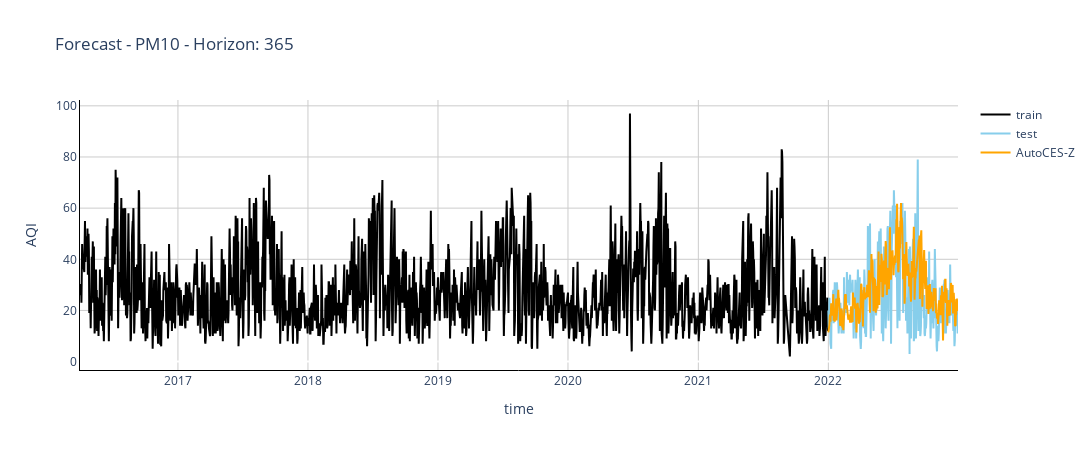
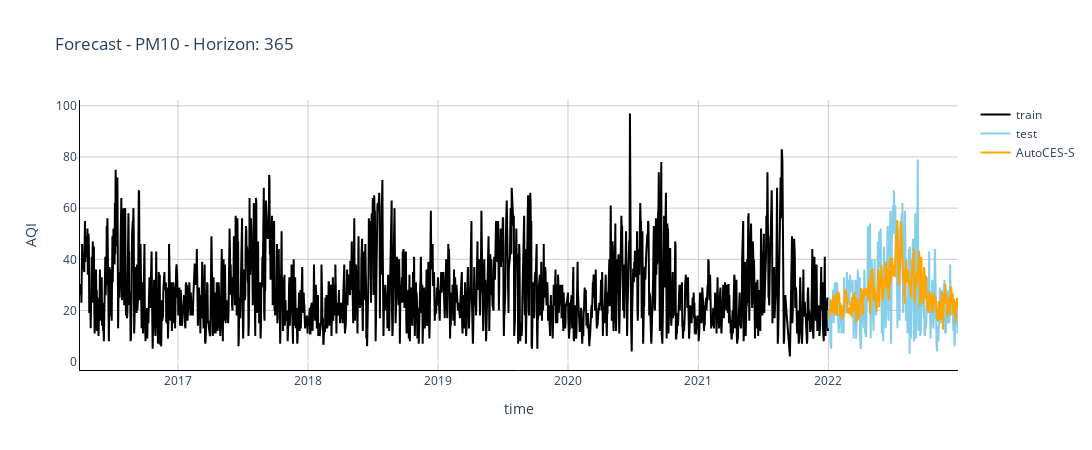
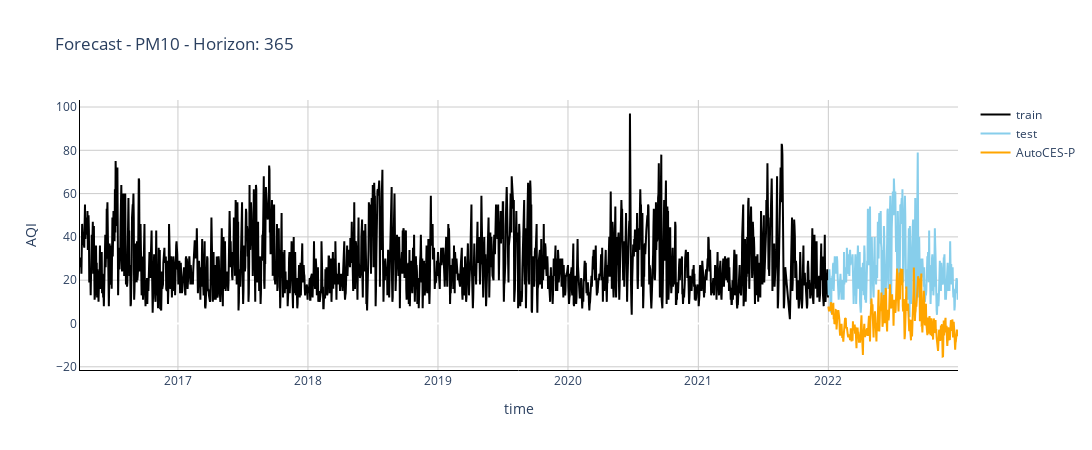
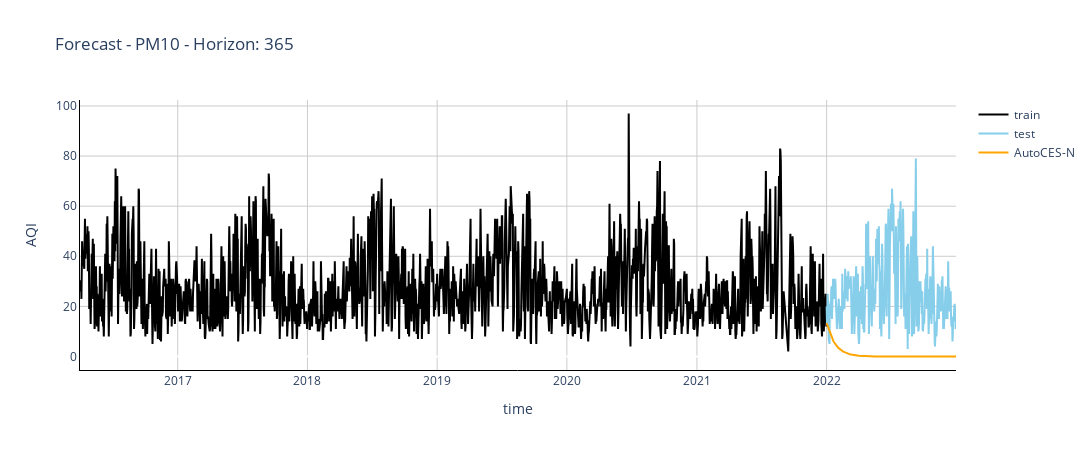

The notebook cell these images were saved under, in order:
### Code cell
from statsforecast import StatsForecast
from statsforecast.models import AutoARIMA, AutoCES, AutoETS, AutoTheta

results_stats = []
for pollutant in ['pm10']:
    for h in [365]:

        obj = TimeObject(data, pollutant, agg_freq='D')
        obj.NIXTLA_train_test(split=h)

        season_length = 365 # Monthly data 
        horizon = len(obj.Y_train) # number of predictions

        models = [
            # AutoARIMA(season_length=season_length, alias='AutoARIMA'),
            AutoCES(season_length=season_length, model='Z', alias='AutoCES-Z'),
            AutoCES(season_length=season_length, model='S', alias='AutoCES-S'),
            AutoCES(season_length=season_length, model='P', alias='AutoCES-P'),
            AutoCES(season_length=season_length, model='N', alias='AutoCES-N'),
            AutoTheta(season_length=season_length, decomposition_type="multiplicative", alias='AutoTheta-Multi'),
            AutoTheta(season_length=season_length, decomposition_type="additive", alias='AutoTheta-Add'),
        ]
        models = models + [
            AutoETS(season_length=season_length, model=ets, alias=f'AutoETS-{ets}')
            for ets in [f"{e}{t}{s}" for e in ['Z',]
                        for t in ['Z', 'A', 'N'] 
                        for s in ['Z', 'A', 'M', 'N'] 
        ]]

        frct = StatsForecast(models=models, freq='D')
        frct.fit(df=obj.Y_train)
        predicted = frct.predict(h=h)

        columns = predicted.columns
        columns = columns[(columns != 'ds') & (columns != 'unique_id')]

        results_stats = pd.DataFrame()
        for method in columns:
            obj.plot_forecast(predicted, show_metrics=True, method=method)

### Figure 1 — Plotly figure (JSON) as saved in the notebook; plotly's stock layout.template omitted (floating-point values rounded to 4 significant figures; data arrays with more than 128 entries replaced by an {"elided": "..."} marker saying what was removed)
{"data": [{"hovertemplate": "x: %{x}<br>y: %{y}", "marker": {"color": "black"}, "mode": "lines", "name": "train", "type": "scatter", "x": {"elided": "2101 str values"}, "y": {"elided": "2101 float values"}}, {"hovertemplate": "x: %{x}<br>y: %{y}", "marker": {"color": "skyblue"}, "mode": "lines", "name": "test", "type": "scatter", "x": {"elided": "365 str values"}, "y": {"elided": "365 float values"}}, {"hovertemplate": "x: %{x}<br>y: %{y}", "marker": {"color": "orange"}, "mode": "lines", "name": "AutoCES-Z", "type": "scatter", "x": {"elided": "365 str values"}, "y": {"elided": "365 float values"}}], "layout": {"height": 450, "paper_bgcolor": "white", "plot_bgcolor": "white", "title": {"text": "Forecast - PM10 - Horizon: 365"}, "width": 1100, "xaxis": {"gridcolor": "#cccccc", "linecolor": "black", "title": {"text": "time"}}, "yaxis": {"gridcolor": "#cccccc", "linecolor": "black", "title": {"text": "AQI"}}}}

### Figure 2 — Plotly figure (JSON) as saved in the notebook; plotly's stock layout.template omitted (floating-point values rounded to 4 significant figures; data arrays with more than 128 entries replaced by an {"elided": "..."} marker saying what was removed)
{"data": [{"hovertemplate": "x: %{x}<br>y: %{y}", "marker": {"color": "black"}, "mode": "lines", "name": "train", "type": "scatter", "x": {"elided": "2101 str values"}, "y": {"elided": "2101 float values"}}, {"hovertemplate": "x: %{x}<br>y: %{y}", "marker": {"color": "skyblue"}, "mode": "lines", "name": "test", "type": "scatter", "x": {"elided": "365 str values"}, "y": {"elided": "365 float values"}}, {"hovertemplate": "x: %{x}<br>y: %{y}", "marker": {"color": "orange"}, "mode": "lines", "name": "AutoCES-S", "type": "scatter", "x": {"elided": "365 str values"}, "y": {"elided": "365 float values"}}], "layout": {"height": 450, "paper_bgcolor": "white", "plot_bgcolor": "white", "title": {"text": "Forecast - PM10 - Horizon: 365"}, "width": 1100, "xaxis": {"gridcolor": "#cccccc", "linecolor": "black", "title": {"text": "time"}}, "yaxis": {"gridcolor": "#cccccc", "linecolor": "black", "title": {"text": "AQI"}}}}

### Figure 3 — Plotly figure (JSON) as saved in the notebook; plotly's stock layout.template omitted (floating-point values rounded to 4 significant figures; data arrays with more than 128 entries replaced by an {"elided": "..."} marker saying what was removed)
{"data": [{"hovertemplate": "x: %{x}<br>y: %{y}", "marker": {"color": "black"}, "mode": "lines", "name": "train", "type": "scatter", "x": {"elided": "2101 str values"}, "y": {"elided": "2101 float values"}}, {"hovertemplate": "x: %{x}<br>y: %{y}", "marker": {"color": "skyblue"}, "mode": "lines", "name": "test", "type": "scatter", "x": {"elided": "365 str values"}, "y": {"elided": "365 float values"}}, {"hovertemplate": "x: %{x}<br>y: %{y}", "marker": {"color": "orange"}, "mode": "lines", "name": "AutoCES-P", "type": "scatter", "x": {"elided": "365 str values"}, "y": {"elided": "365 float values"}}], "layout": {"height": 450, "paper_bgcolor": "white", "plot_bgcolor": "white", "title": {"text": "Forecast - PM10 - Horizon: 365"}, "width": 1100, "xaxis": {"gridcolor": "#cccccc", "linecolor": "black", "title": {"text": "time"}}, "yaxis": {"gridcolor": "#cccccc", "linecolor": "black", "title": {"text": "AQI"}}}}

### Figure 4 — Plotly figure (JSON) as saved in the notebook; plotly's stock layout.template omitted (floating-point values rounded to 4 significant figures; data arrays with more than 128 entries replaced by an {"elided": "..."} marker saying what was removed)
{"data": [{"hovertemplate": "x: %{x}<br>y: %{y}", "marker": {"color": "black"}, "mode": "lines", "name": "train", "type": "scatter", "x": {"elided": "2101 str values"}, "y": {"elided": "2101 float values"}}, {"hovertemplate": "x: %{x}<br>y: %{y}", "marker": {"color": "skyblue"}, "mode": "lines", "name": "test", "type": "scatter", "x": {"elided": "365 str values"}, "y": {"elided": "365 float values"}}, {"hovertemplate": "x: %{x}<br>y: %{y}", "marker": {"color": "orange"}, "mode": "lines", "name": "AutoCES-N", "type": "scatter", "x": {"elided": "365 str values"}, "y": {"elided": "365 float values"}}], "layout": {"height": 450, "paper_bgcolor": "white", "plot_bgcolor": "white", "title": {"text": "Forecast - PM10 - Horizon: 365"}, "width": 1100, "xaxis": {"gridcolor": "#cccccc", "linecolor": "black", "title": {"text": "time"}}, "yaxis": {"gridcolor": "#cccccc", "linecolor": "black", "title": {"text": "AQI"}}}}
